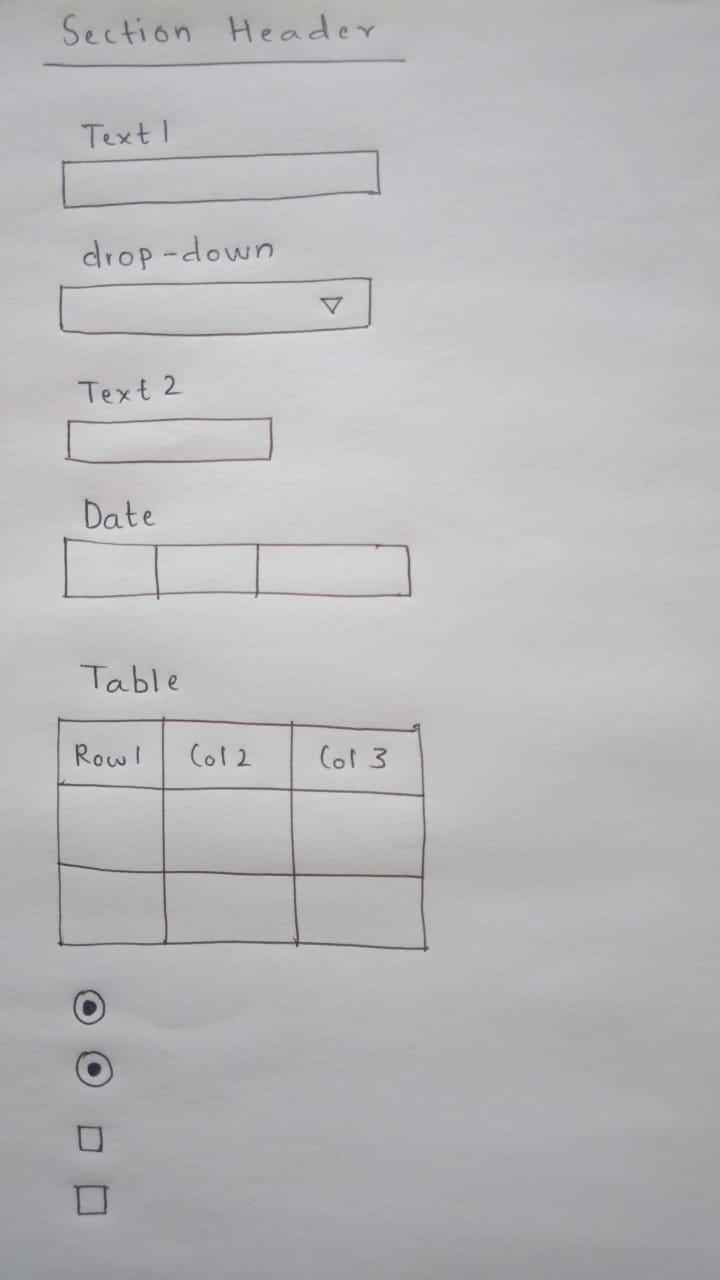
#> input picture images/input.jpg, 720 x 1280 px
$ python -i widgets.py   (imports and definitions only)
#> lines starting #> are read from the running program, lines starting #| are printed output that depends on the picture
import cv2
import numpy as np
import utils

def getRows(img):
  h,w=img.shape
#> h = 1280; w = 720
  bw=np.full((h+10,w+10),255,dtype=np.uint8)
  bw[5:-5,5:-5]=img
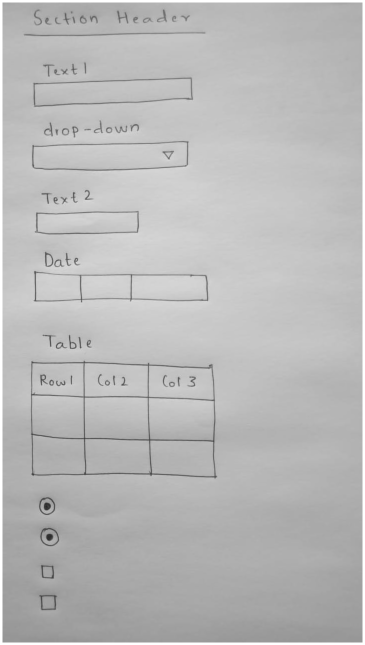
#> bw: shape (1290, 730) (shown at 1/2 size); min 38, max 255, mean 185.6

  kernel = cv2.getStructuringElement(cv2.MORPH_RECT, (1,4))
  abh = cv2.erode(bw, kernel, iterations = 1)
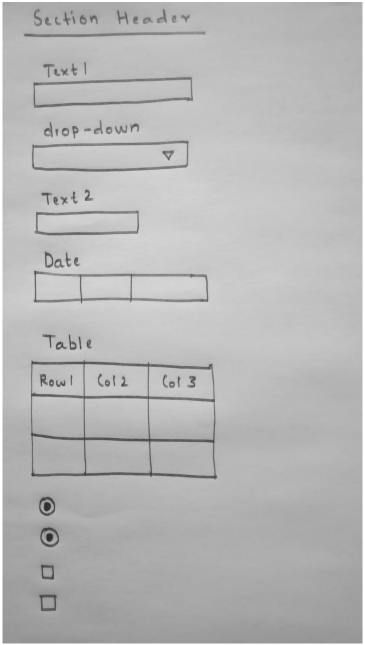
#> abh: shape (1290, 730) (shown at 1/2 size); min 38, max 255, mean 183.4

  kernel = cv2.getStructuringElement(cv2.MORPH_RECT, (10,1))
  abh = cv2.dilate(abh, kernel, iterations = 3)
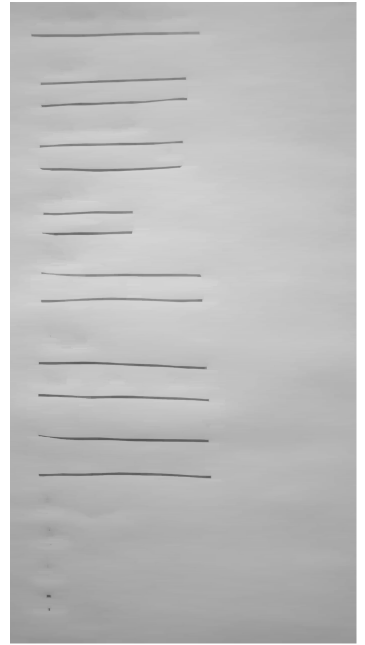
#> abh: shape (1290, 730) (shown at 1/2 size); min 87, max 255, mean 189.1


  contoursh, hierarchy = cv2.findContours(255-abh, cv2.RETR_TREE, cv2.CHAIN_APPROX_SIMPLE)
#> contoursh = [[[20, 4], [20, 1286], [712, 1286], [712, 4]]]
  # for c in contoursh:
  #   x,y,w,h=cv2.boundingRect(c)
  #   print(str((x,y,w,h)))

  boxes=[cv2.boundingRect(c) for c in contoursh]
#> boxes = [(20, 4, 693, 1283)]
  for b in boxes:
    if b[2]<3*b[3]:
      boxes.remove(b)
    if b in boxes:
      ls= [boxes.pop(boxes.index(bx)) for bx in boxes if utils.is_inLine(b,bx,max(min(b[3],bx[3]),3)//2) ]
      boxes.append(utils.getBbox(ls))
#> this loop made 1 pass
#> after the loop, boxes = []
  boxes.sort(key= lambda x:x[1])
  ls=[]
  for i in range(1,len(boxes)):
    ls.append((boxes[i][1]+boxes[i][3]//2)-(boxes[i-1][1]+boxes[i-1][3]//2))
#> this loop made 0 passes
#> after the loop, ls = []
  return ls


def getColums(img):
  h,w=img.shape
  bw=np.full((h+10,w+10),255,dtype=np.uint8)
  bw[5:-5,5:-5]=img

  kernel = cv2.getStructuringElement(cv2.MORPH_RECT, (4,1))
  abv = cv2.erode(bw, kernel, iterations = 1)

  kernel = cv2.getStructuringElement(cv2.MORPH_RECT, (1,10))
  abv = cv2.dilate(abv, kernel, iterations = 3)

  contoursv, hierarchy = cv2.findContours(255-abv, cv2.RETR_TREE, cv2.CHAIN_APPROX_SIMPLE)
  # for c in contoursv:
  #   x,y,w,h=cv2.boundingRect(c)
  #   print(str((x,y,w,h)))

  boxes=[cv2.boundingRect(c) for c in contoursv]
  for b in boxes:
    if b[3]<3*b[2]:
      boxes.remove(b)
    if b in boxes:
      ls= [boxes.pop(boxes.index(bx)) for bx in boxes if utils.is_withinWidth(b,bx,max(min(b[2],bx[2]),3)//2) ]
      boxes.append(utils.getBbox(ls))
  boxes.sort()
  ls=[]
  for i in range(1,len(boxes)):
    ls.append((boxes[i][0]+boxes[i][2]//2)-(boxes[i-1][0]+boxes[i-1][2]//2))
  return ls


def is_underline(label,line,v=3,h=3):
  x1,y1,w1,h1=label
  x2,y2,w2,h2=line
  if (x1>x2 or abs(x2-x1)<h) and ((x1+w1)<(x2+w2) or abs((x1+w1)-(x2+w2))<h) and abs(y2-(y1+h1))<v:
    return True
  return False

>>> import cv2
>>> picture = cv2.imread('images/input.jpg', cv2.IMREAD_GRAYSCALE)
>>> result = getRows(picture)
#> result = []
